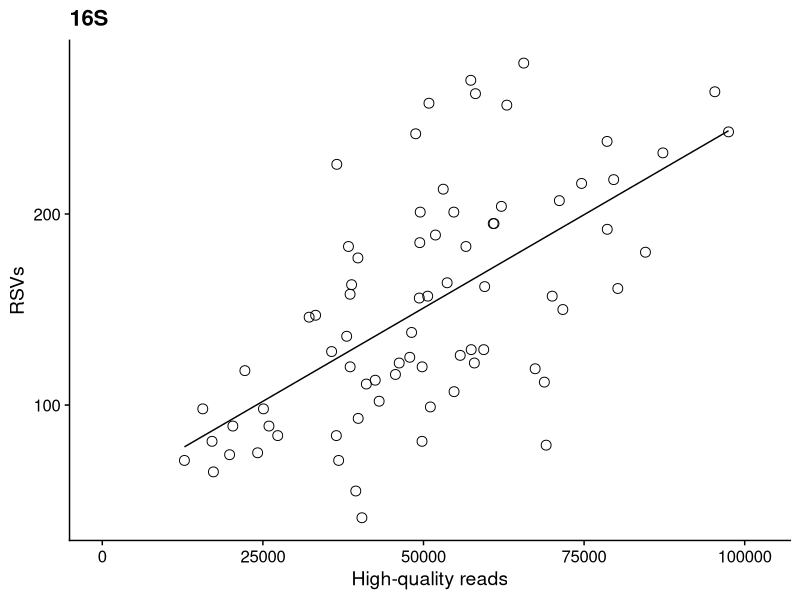
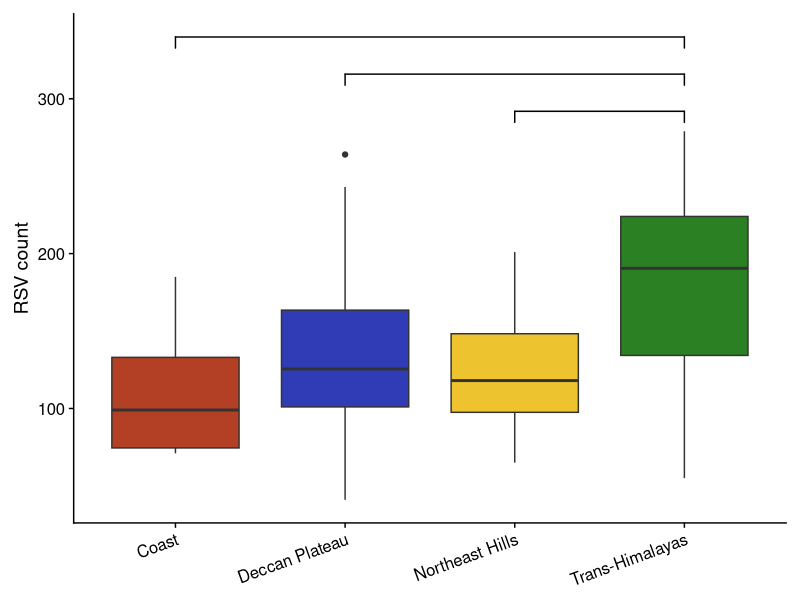
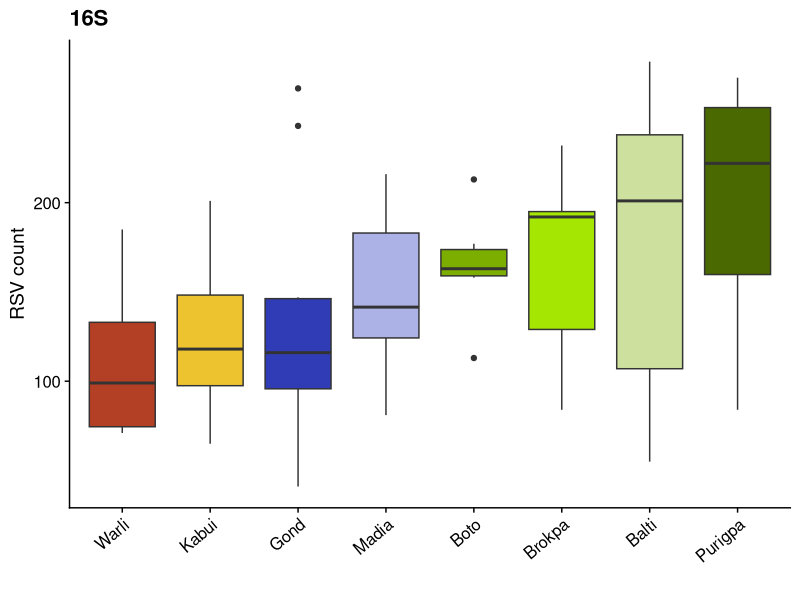
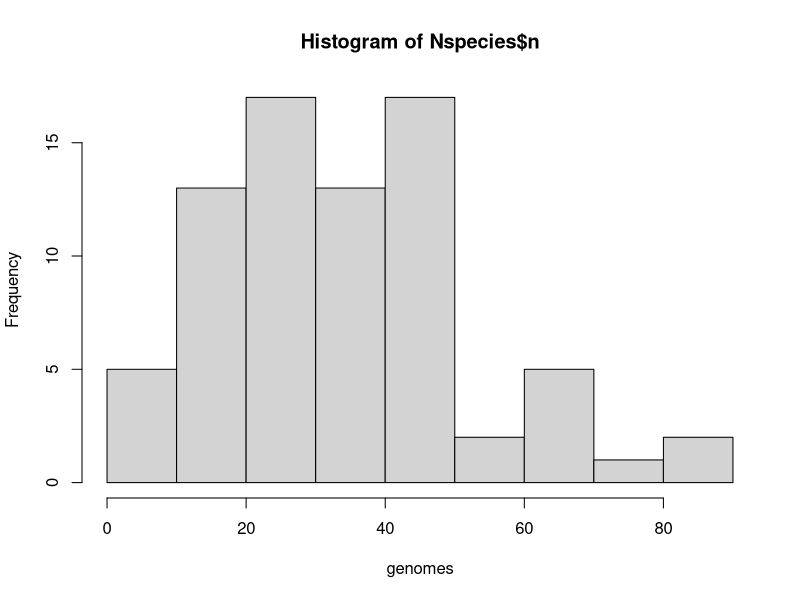
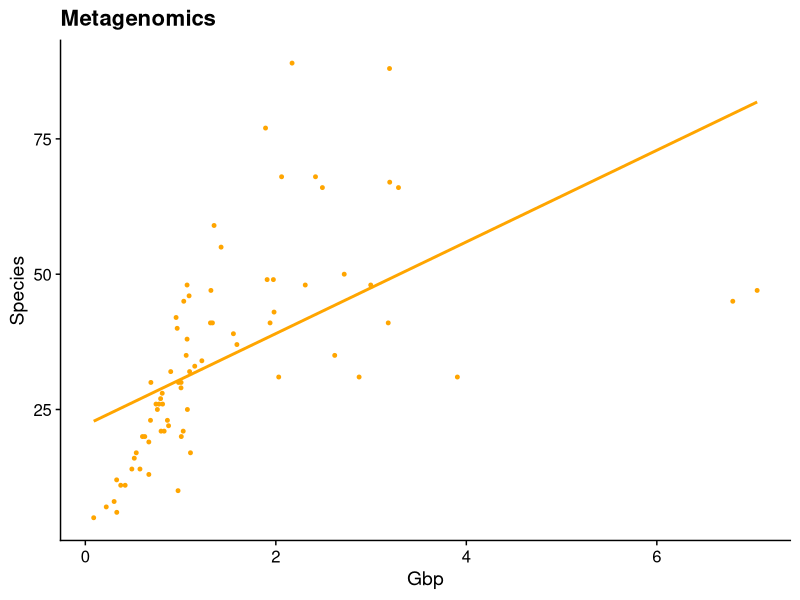
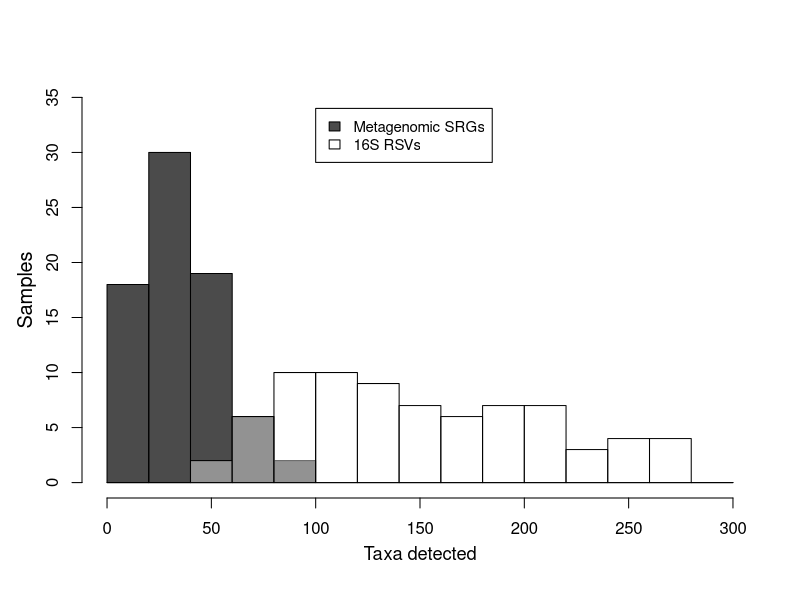
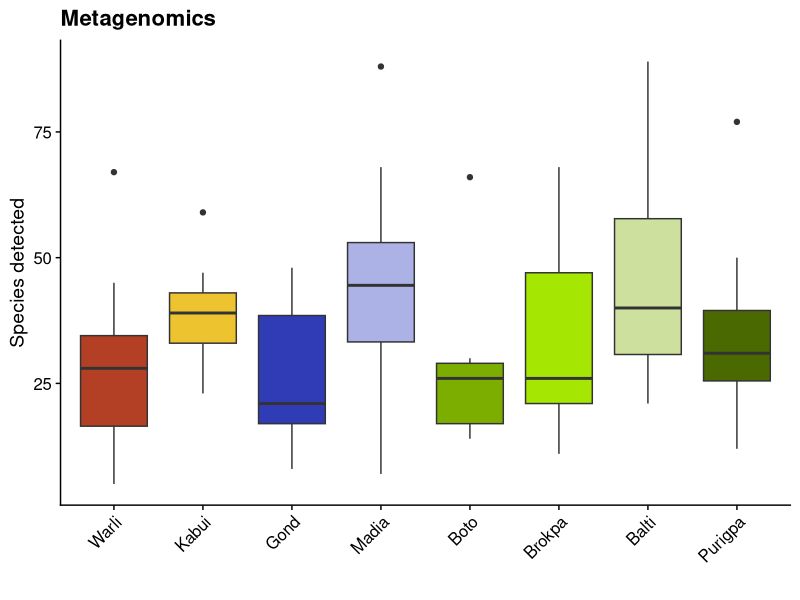
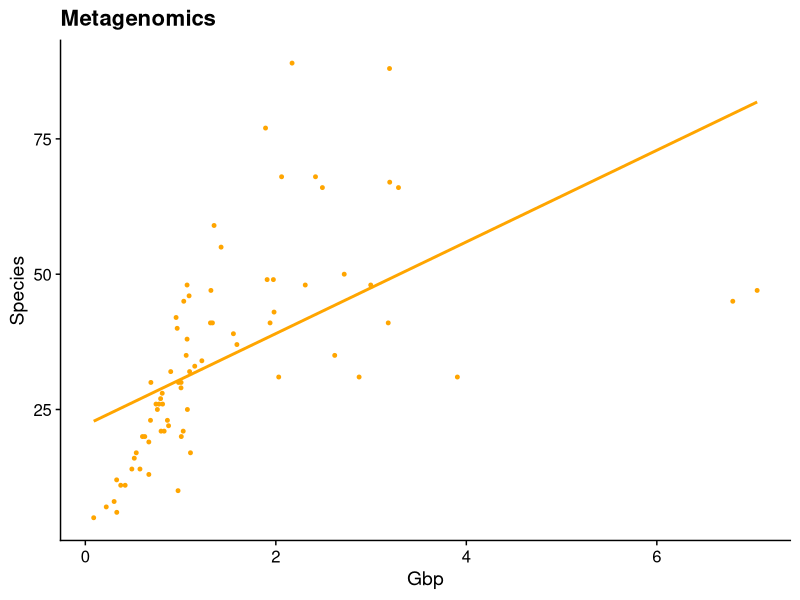

These charts were generated, in order, by the following R code:
library(reshape2)
library(dplyr)
library(data.table)
library(ggplot2)
library(stringr)
library(cowplot)
library("ggsignif")   

path = "/Users/emily/Documents/SonnenburgPostdoc/IndianMicrobiome/Revision_October_2025/Github/"
setwd(path)

# Function for plotting overlapping histograms
makeTransparent<-function(someColor, alpha=100)
{
  newColor<-col2rgb(someColor)
  apply(newColor, 2, function(curcoldata){rgb(red=curcoldata[1], green=curcoldata[2],
                                              blue=curcoldata[3],alpha=alpha, maxColorValue=255)})
}




##################################################################################
#######    16S Alpha Diversity (RSVs)     ########################################
##################################################################################


### Read in abundance data 
d <-read.table("Fig2_relab_RSV.csv", header = TRUE, sep = " ",stringsAsFactors = F,numerals="allow.loss")
row.names(d) <- d$RSV
d <- subset(d,select=-c(RSV,AK_SK_31)) # AK_SK_31 is an oral sample included by mistake



### Create df "alpha" to contain number of taxa per sample for the 16S data
alpha <- data.frame(matrix(ncol = 2, nrow = 0))

for (col in 1:ncol(d)){
  data = d[,col]
  N = sum(data>0)
  subject = names(d)[col]
  newrow = c(subject,N)
  alpha = rbind(alpha,newrow)  }

colnames(alpha) <- c('subject', 'RSVs') #  RDP, non-agglomerated ONLY
alpha$RSVs = as.numeric(alpha$RSVs)



### Get sequencing depth from a file with samples (rows) by RSVs (columns) with depth in cells  
readcount_16S <- read.table("Fig2_16S_depth.csv", header = F, sep = " ",stringsAsFactors = F,numerals="allow.loss") 
goodnames <- c("AK_SG_10","AK_SG_11","AK_SG_12","AK_SG_15","AK_SG_16","AK_SG_17","AK_SG_18","AK_SG_19","AK_SG_2","AK_SG_25",
               "AK_SG_26","AK_SG_4","AK_SG_5","AK_SG_7","AK_SG_9",
               
               "AK_SK_9","AK_SK_14","AK_SK_18","AK_SK_2","AK_SK_26","AK_SK_27","AK_SK_29","AK_SK_31","AK_SK_36","AK_SK_39",
               "AK_SK_47","AK_SK_47.2","AK_SK_49","AK_SW_1",
               
               "AK_SW_11","AK_SW_12","AK_SW_14","AK_SW_2","AK_SW_3","AK_SW_4","AK_SW_5","AK_SW_7","AK_SW_8","AK_SW_9","AK_SG_20",
               "AK_SG_22","AK_SG_28","AK_SG_29","AK_SG_8","AK_SK_1","AK_SK_10","AK_SK_11","AK_SK_12",
               
               "AK_SK_13","AK_SK_15","AK_SK_17","AK_SK_19","AK_SK_25","AK_SK_30","AK_SK_32","AK_SK_33","AK_SK_35","AK_SK_37",
               "AK_SK_38","AK_SK_40","AK_SK_44","AK_SK_45","AK_SK_48","AK_SK_49.2","AK_SK_5","AK_SK_8","AK_SR_1","AK_SR_10",
               "AK_SR_2.2","AK_SR_3","AK_SR_4","AK_SR_5","AK_SR_6","AK_SR_7","AK_SR_8","AK_SR_9")
row.names(readcount_16S) = goodnames
readcount_16S$V1 <- NULL
depth16 = as.data.frame(rowSums(readcount_16S)); names(depth16)='total_reads'
depth16 = subset(depth16,row.names(depth16) != "AK_SK_31")
mean(depth16$total_reads)
depth16$sample = row.names(depth16)

## add the depth to "alpha"
alpha <- alpha[order(alpha$subject),]
depth16S <- depth16[order(depth16$sample),]
alpha$subject == depth16S$sample
alpha$depth = depth16S$total_reads


################################################
### Plot reads by depth (Figure 2 supplement 1a)

ggplot(alpha, aes(x=depth, y=RSVs)) + 
  geom_point(colour="black",pch=21, size=3) + theme_cowplot() + ylab("RSVs") + xlab("High-quality reads")+
  theme(legend.position = "none") +
  geom_smooth(method = "lm", se = FALSE,color="black",linewidth=.5) +xlim(0,102000)+ggtitle('16S')

# statistics - linear model
summary(lm(alpha$RSVs~alpha$depth)) # R2=0.3773, p =2.767e-09




#### Add tribe and region from metadata to "alpha"

meta <-read.table("sample_metadata.csv", header = TRUE, sep = ",",stringsAsFactors = T)
meta<-subset(meta,meta$sample %in% alpha$subject)

alpha$tribe = NA
alpha$region = NA 
for (row in 1:nrow(alpha)){
  samplename = alpha[row,1]
  tribe <- as.character(subset(meta,meta$sample==samplename)$Tribe)
  alpha[row,4] = tribe
  
  if (is.na(tribe)==F) {
    if (tribe == "Warli"){
      alpha[row,5] = "Coast"
    } else if (tribe == "Kabui"){
      alpha[row,5] = "Northeast Hills"
    } else if (tribe == "Gondia" | tribe == "Madia"){
      alpha[row,5] = "Deccan Plateau"
    } else {alpha[row,5]="Trans-Himalayas"} 
  } else {alpha[row,5]="Trans-Himalayas"}  

} 




############################################################
## Plot 16S alpha diversity by Region -- Figure 2A
############################################################

alpha$region <- factor(alpha$region, levels = c("Coast","Deccan Plateau","Northeast Hills","Trans-Himalayas"))
col_list<-c("#b33f25", "#2f3cb5",   "#edc42f","#2a8022")

c <- ggplot(alpha, aes(x=region, y=RSVs, group=region)) + geom_boxplot(aes(fill=region)) +
  theme_cowplot() + ylab("RSV count") + theme(legend.position = "none") + xlab("") +
  scale_fill_manual(values = col_list) +
  theme(axis.text.x = element_text(angle = 20, vjust = 1, hjust=1)) +
  theme(plot.margin = margin(10,10,-10,10, "pt"))

# add bars for significant pairwise comparisons
c +  geom_signif(comparisons = list(c("Trans-Himalayas","Northeast Hills"),  c("Trans-Himalayas","Deccan Plateau"),c("Trans-Himalayas","Coast")),
                        map_signif_level = T,  y_position = c(280, 304,328), textsize=0, # add asterisks in ppt
                        test='t.test') 


# statistics - one-way ANOVA 
res.aov <- aov(RSVs ~ region, data = alpha)  
summary(res.aov) # p = 0.001
p2 <- as.data.frame(TukeyHSD(res.aov)[1]) # TH vs all are significant; nothing else 







###############################################################
## Plot 16S alpha diversity by Tribe -- Figure 1 Supplement 1D
###############################################################

alpha2 <-alpha %>% mutate(tribe = str_replace(tribe, "Gondia", "Gond"))
alpha2$tribe <- factor(alpha2$tribe, levels = rev(c("Purigpa","Balti","Brokpa","Boto","Madia","Gond","Kabui","Warli")))
alpha2<-subset(alpha2,is.na(alpha2$tribe)==F)

ggplot(alpha2, aes(x=tribe, y=RSVs, group=tribe)) + geom_boxplot(aes(fill=tribe)) +
  theme_cowplot() + ylab("RSV count") + theme(legend.position = "none") + xlab("") +
  scale_fill_manual(values = c('#b33f25',"#edc42f","#2f3cb5",'#acb2e6',"#7CAE00","#a5e602","#cde09d","#4b6901")) +
  theme(axis.text.x = element_text(angle = 40, vjust = 1, hjust=1)) + ggtitle('16S')

# statistics - one-way ANOVA 
res.aov <- aov(RSVs ~ tribe, data = alpha2) # one-way ANOVA was performed 
summary(res.aov) # p = 0.008
p2 <- as.data.frame(TukeyHSD(res.aov)[1]) # only purigpa-Warli significant 





##################################################################################
#######           Metagenomic Alpha Diversity 
#######          (Species Representative Genomes)     
##################################################################################


### Read in abundance data (at genome level)
d<-read.table("Fig2_relab_SRG.csv", header = TRUE, sep = ",",stringsAsFactors = FALSE,numerals="allow.loss") 

### Read in metadata
meta <-read.table("sample_metadata.csv", header = TRUE, sep = ",",stringsAsFactors = T)
meta<-subset(meta,meta$sample %in% d$sample)


#### Create Species Abundance Table with headers:  Sample Species Rel_ab
samples <- unique(d$sample); length(samples) # start with empty tables
species_list = unique(d$genome)
meta_species <- data.frame(matrix(ncol = 3, nrow = length(samples)*length(species_list)))
names(meta_species) <- c("Sample","Species","Rel_ab")

# Fill it 
count=0
for (s in 1:length(samples)){
  sdf <- subset(d,d$sample==samples[[s]]) # for each sample 
  
  for (t in 1:length(species_list)){ # for each genus 
    count = count+1
    meta_species[count,1] = as.character(samples[[s]])
    meta_species[count,2]= as.character(species_list[[t]])
    
    if ( (species_list[[t]] %in% sdf$genome)==TRUE){
      rows <- subset(sdf,sdf$genome == species_list[[t]]) 
      meta_species[count,3] = sum(rows$rel_ab)  # save the rel_ab for all genomes in the genus 
    } else (meta_species[count,3]=0)
  }
}

# Remove entries where species is not specified
meta_species <- subset(meta_species,meta_species$Species!='')

# To summarize alpha diversity, remove entries where rel_ab is 0
meta_species2 <- subset(meta_species,meta_species$Rel_ab != 0)

# Then create table with [samples, N_species]
Nspecies <- meta_species2 %>% dplyr::group_by(Sample)  %>% dplyr::summarise(n = n())
hist(Nspecies$n,xlab="genomes")



############ Quantify species detection ~ depth
metadepth <- as.data.frame(cbind(d$sample,d$pairs))
metadepth <- unique(metadepth)
names(metadepth) <- c("sample","readpairs")
metadepth$readpairs = as.numeric(metadepth$readpairs)

# add the depth to alpha
Nspecies <- Nspecies[order(Nspecies$Sample),]
metadepth <- metadepth[order(metadepth$sample),]
Nspecies$Sample == metadepth$sample
Nspecies$depth = metadepth$readpairs


# CONVERT 'pairs' to 'Gb'
Nspecies$bp = Nspecies$depth*280 # 2x140 sequencing
Nspecies$Gbp = Nspecies$bp /1000000000

### plot Figure 2 Supplement 1B 
Nspecies$dummy = 1
x=ggplot(Nspecies, aes(x=Gbp, y=n)) + 
  geom_point(aes(colour=factor(dummy), 
                 fill = factor(dummy)), shape=21, size = 1) + 
  scale_fill_manual(values=c('orange')) + 
  scale_colour_manual(values=c('orange'))+
  theme_cowplot() + ylab("Species") + xlab("Gbp")+
  theme(legend.position = "none") +
  geom_smooth(method = "lm", se = FALSE,color='orange') +ggtitle('Metagenomics')
x

ggsave("Fig2_S1B.pdf", plot=x,height=1.79*1.8,width=2.13*1.8,units="in")

summary(lm(Nspecies$n~Nspecies$Gbp)) #Adjusted R-squared:  0.305 , 1.675e-07
# this linear regression is skewed by the outliers AK_SR_1 and AK_SR_2 and, to a lesser extent, AK_SK_32




################################################################## 
## Figure 2 Supplement 1C
## (Histogram of taxa per subject for both data types)
################################################################## 

hist(Nspecies$n,breaks=seq(0,300,20),col=makeTransparent('black',alpha=180),ylim=c(0,35),xlab="",main="",ylab="")
hist(alpha$RSVs,add=T,breaks=seq(0,300,20),col=makeTransparent('white',alpha=100))
legend(100, 34, legend=c("Metagenomic SRGs", "16S RSVs"), ce = 0.9, fill = c(makeTransparent('black',alpha=180),col=makeTransparent('white',alpha=100)) )
title(ylab="Samples", line=2.3, cex.lab=1.2)
title(xlab="Taxa detected", line=2.3, cex.lab=1.1)



################################################################## 
## FIGURE 1 SUPPLEMENT 1 E  ### 
#   metagenomic alpha diversity (SRGs detected) by tribe
################################################################## 

alphaMetaSpecies <- data.frame(matrix(ncol = 2, nrow = 0))
samples <- unique(meta_species$Sample)

for (s in samples){
  data = subset(meta_species,meta_species$Sample==s)
  N = sum(data$Rel_ab>0)
  newrow = c(s,N)
  alphaMetaSpecies = rbind(alphaMetaSpecies,newrow)  }
colnames(alphaMetaSpecies) <- c('subject', 'Species')
alphaMetaSpecies$Species = as.numeric(alphaMetaSpecies$Species)

# Add tribe/region metadata 
alphaMetaSpecies$tribe = NA
alphaMetaSpecies$region = NA
for (row in 1:nrow(alphaMetaSpecies)){
  samplename = alphaMetaSpecies[row,1]
  tribe <- as.character(subset(meta,meta$sample==samplename)$Tribe)
  if (tribe == "Gondia"){
    tribe = "Gond"
  }
  alphaMetaSpecies[row,3] = tribe
  if (tribe == "Warli"){
    alphaMetaSpecies[row,4] = "Coast"
  } else if (tribe == "Kabui"){
    alphaMetaSpecies[row,4] = "Northeast Hills"
  } else if (tribe == "Gond" | tribe == "Madia"){
    alphaMetaSpecies[row,4] = "Deccan Plateau"
  } else {alphaMetaSpecies[row,4]="Trans-Himalayas"}
}

alphaMetaSpecies$tribe = factor(alphaMetaSpecies$tribe,levels=c("Warli","Kabui","Gond","Madia","Boto","Brokpa","Balti","Purigpa"))

col_list = c('#b33f25',"#edc42f","#2f3cb5",'#acb2e6',"#7CAE00","#a5e602","#cde09d","#4b6901") 

a <- ggplot(alphaMetaSpecies, aes(x=tribe, y=Species, group=tribe)) + geom_boxplot(aes(fill=tribe)) +
  theme_cowplot() + ylab("Species detected") + theme(legend.position = "none") + xlab("") +
  scale_fill_manual(values = col_list) + ggtitle("Metagenomics")
b =a + theme(axis.text.x = element_text(angle = 45, vjust = 1, hjust=1))
b

#ggsave("Fig2_S1E.pdf", plot=b,width=1.85*1.92,height=1.85*2.21,units="in")
